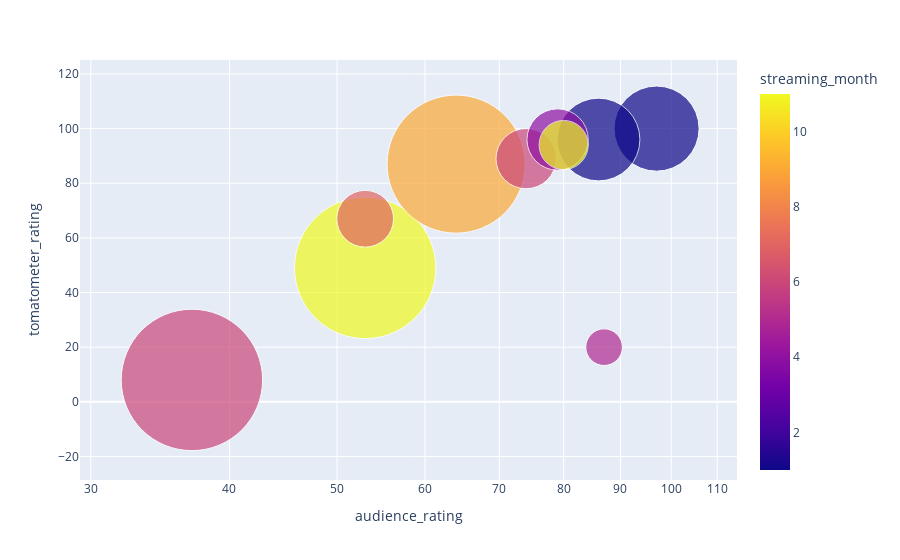

The cell this chart's notebook holds for it:
### Code cell
production_fig2 = px.scatter(top_companies, x='audience_rating', y='tomatometer_rating',log_x=True, size='tomatometer_count',size_max=100, color='streaming_month',hover_name='tomatometer_status',)

production_fig2.show()

### Figure 1 — Plotly figure (JSON) as saved in the notebook; plotly's stock layout.template omitted (floating-point values rounded to 4 significant figures)
{"data": [{"hovertemplate": "<b>%{hovertext}</b><br><br>audience_rating=%{x}<br>tomatometer_rating=%{y}<br>tomatometer_count=%{marker.size}<br>streaming_month=%{marker.color}<extra></extra>", "hovertext": ["Rotten", "Fresh", "Fresh", "Fresh", "Fresh", "Rotten", "Fresh", "Fresh", "Rotten", "Fresh"], "legendgroup": "", "marker": {"color": [11, 9, 7, 1, 6, 6, 1, 4, 5, 11], "coloraxis": "coloraxis", "size": [149, 142, 24, 54, 27, 149, 51, 28, 10, 18], "sizemode": "area", "sizeref": 0.0149, "symbol": "circle"}, "mode": "markers", "name": "", "orientation": "v", "showlegend": false, "type": "scatter", "x": [53, 64, 53, 97, 74, 37, 86, 79, 87, 80], "xaxis": "x", "y": [49, 87, 67, 100, 89, 8, 96, 96, 20, 94], "yaxis": "y"}], "layout": {"coloraxis": {"colorbar": {"title": {"text": "streaming_month"}}, "colorscale": [[0, "#0d0887"], [0.1111, "#46039f"], [0.2222, "#7201a8"], [0.3333, "#9c179e"], [0.4444, "#bd3786"], [0.5556, "#d8576b"], [0.6667, "#ed7953"], [0.7778, "#fb9f3a"], [0.8889, "#fdca26"], [1, "#f0f921"]]}, "legend": {"itemsizing": "constant", "tracegroupgap": 0}, "margin": {"t": 60}, "xaxis": {"anchor": "y", "domain": [0, 1], "title": {"text": "audience_rating"}, "type": "log"}, "yaxis": {"anchor": "x", "domain": [0, 1], "title": {"text": "tomatometer_rating"}}}}
